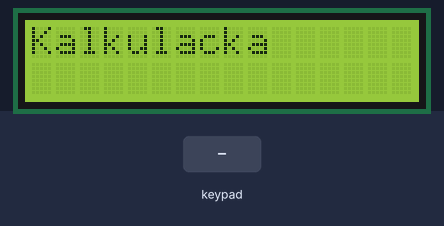
Simulated run of this sketch. Board: Arduino Uno, built with avr-gcc and run on an emulated ATmega328P. On the bench: 16×2 character LCD. Inputs (shaded band) come from the test bench.

Above: at 1.2 s.
1.3 s: keypad keys 1 2 1 1 1 0 9 * pressed 0.4 s apart
At 4.5 s:
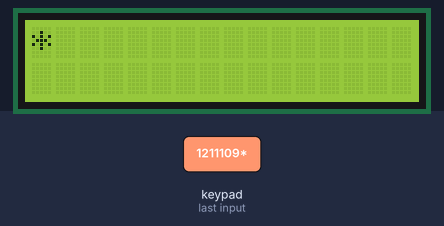
6.0 s: key 'R' pressed
At 7.2 s:
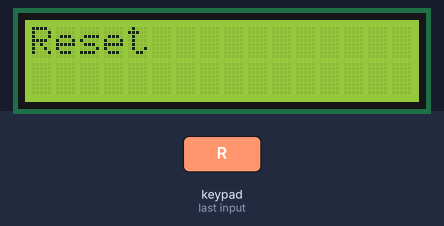
7.5 s: key '+' pressed
At 8.1 s:
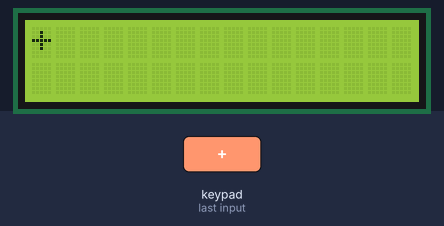
9.0 s: keypad keys 1 2 1 1 1 0 9 = pressed 0.4 s apart
At 12.9 s:
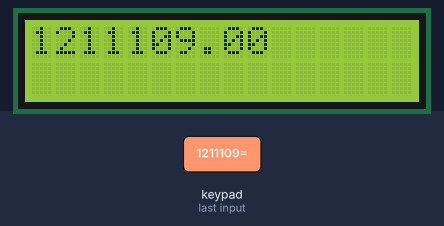
13.7 s: key '/' pressed
At 14.3 s:
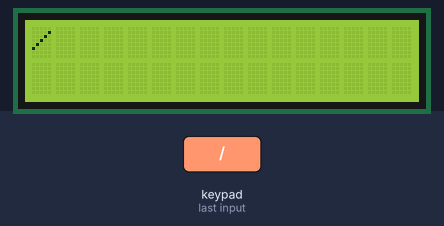
15.2 s: key '=' pressed
At 16.1 s:
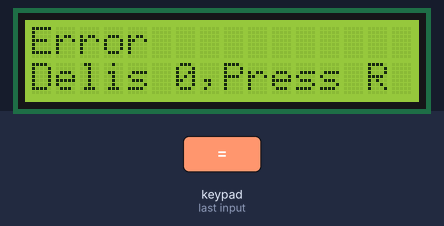
Timing chart, 0 to 17.7 s (numbered marks = the images above; inputs shaded):
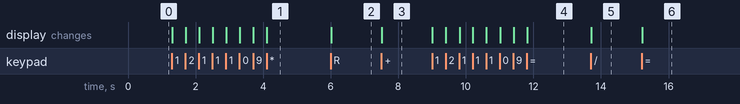

The sketch:

Kalkula_ka.ino
```cpp
#include <LiquidCrystal_I2C.h>
#include <Wire.h>
#include <Keypad.h>

const byte radky = 4;
const byte sloupce = 4;
char keys[radky][sloupce] = {
  {'1','2','3','+'},
  {'4','5','6','-'},
  {'7','8','9','*'},
  {'R','0','=','/'}
};
byte pinyRadku[radky] = {12, 11, 10, 9};
byte pinySloupcu[sloupce] = {8, 7, 6, 5};

Keypad klavesnice = Keypad( makeKeymap(keys), pinyRadku, pinySloupcu, radky, sloupce);

LiquidCrystal_I2C lcd(0x27, 2, 1, 0, 4, 5,6,7,3,POSITIVE);

boolean prvni_cislo = false;
boolean akce_povolena = false;
boolean dalsi = false;
String cislo_1,cislo_2;
char operace;
float vysledek;

void setup() {
Serial.begin(9600);
lcd.begin(16,2);
lcd.clear();
lcd.print("Kalkulacka");
}

void loop() {
char klavesa = klavesnice.getKey();

if(klavesa != NO_KEY && (klavesa=='1'||klavesa=='2'||klavesa=='3'||klavesa=='4'||klavesa=='5'||klavesa=='6'||klavesa=='7'||klavesa=='8'||klavesa=='9'|klavesa=='0')){
  if(prvni_cislo == false){
    cislo_1 = cislo_1 + klavesa;
    lcd.clear();
    lcd.print(cislo_1);
  }
  else{
    cislo_2 = cislo_2 + klavesa;
    lcd.clear();
    lcd.print(cislo_2);
    akce_povolena = true;
    }
  }
else if(klavesa != NO_KEY &&(klavesa == '/' || klavesa == '*' || klavesa == '-' || klavesa == '+')){
  if(dalsi == false){
      prvni_cislo = true;
      dalsi = true;
      operace = klavesa;
      lcd.clear();
      lcd.print(operace);
  }
}
else if(akce_povolena == true && klavesa != NO_KEY && klavesa == '='){
  if(operace == '+'){
    vysledek = (float)cislo_1.toInt() + (float)cislo_2.toInt();
    vypis_vysledku();
  }
  else if(operace == '-'){
    vysledek = (float)cislo_1.toInt() - (float)cislo_2.toInt();
    vypis_vysledku();
  }
  else if(operace == '*'){
    vysledek = (float)cislo_1.toInt() * (float)cislo_2.toInt();
    vypis_vysledku();
  }
  else if(operace == '/'){
    if (cislo_2.toInt()==0){
      lcd.clear();
      lcd.print("Error");
      lcd.setCursor(0,1);
      lcd.print("Delis 0,Press R");
    }
    else{
      vysledek = (float)cislo_1.toInt() / (float)cislo_2.toInt();
      vypis_vysledku();
    }
  }
  if(cislo_2.toInt()!=0){
    cislo_1 = vysledek;
    cislo_2 = "";
    dalsi = false;
    operace == ' ';
  }
  }
else if(klavesa != NO_KEY && klavesa == 'R'){
  lcd.clear();
  prvni_cislo = false;
  akce_povolena = false;
  dalsi = false;
  cislo_1 = "";
  cislo_2 = "";
  vysledek = 0;
  operace = ' ';
  lcd.print("Reset");
}
}


void vypis_vysledku(){
  lcd.clear();
  lcd.print(vysledek);
}
```

Measured:
- after the input at 1.3 s, the display: first changes at once (image 1 shows a later state)
- after the input at 6.0 s, the display: changes at once (image 2)
- after the input at 7.5 s, the display: changes at once (image 3)
- after the input at 9.0 s, the display: first changes at once (image 4 shows a later state)
- after the input at 13.7 s, the display: changes at once (image 5)
- after the input at 15.2 s, the display: changes at once (image 6)
